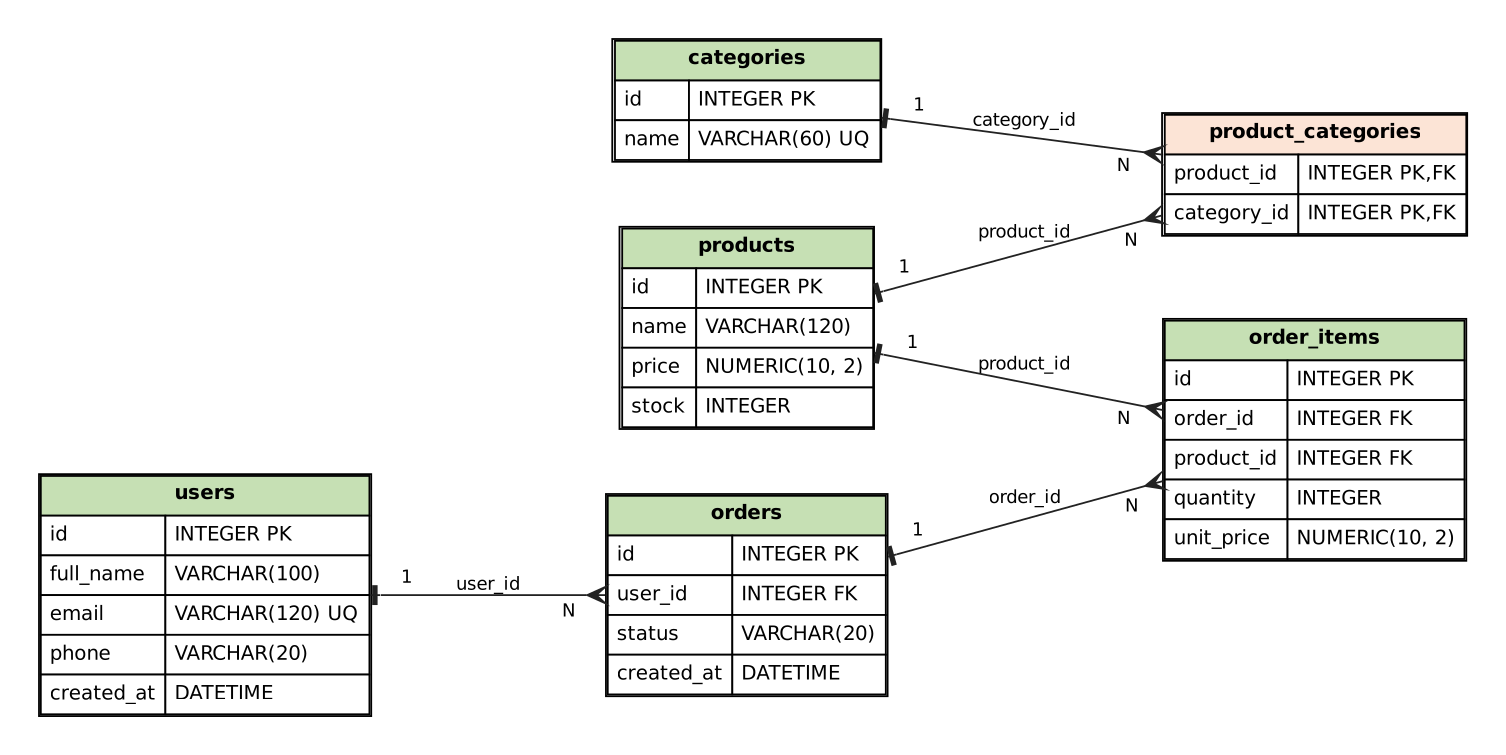

Here is the Python script that generated this plot:
"""ER diagramma generatori: SQLAlchemy metadata'dan Graphviz (.dot) va .png hosil qiladi.

Ishga tushirish:  python -m app.er_diagram     (PNG uchun Graphviz `dot` dasturi kerak)
"""
from __future__ import annotations

import shutil
import subprocess
from html import escape
from pathlib import Path

from sqlalchemy import MetaData

from app.config import BASE_DIR
from app.models import Base
from app.research_models import ResearchBase

HEADER_FILL = "#C6E0B4"  # och yashil
ROW_FILL = "#FFFFFF"
LINK_FILL = "#FCE4D6"  # och shaftoli (oraliq jadval)


def metadata_to_dot(metadata: MetaData, junction_tables: set[str] | None = None) -> str:
    junction_tables = junction_tables or set()
    lines = [
        "digraph ER {",
        '  graph [rankdir=LR, splines=true, nodesep=0.5, ranksep=1.3, pad=0.3, bgcolor="white"];',
        '  node [shape=plain, fontname="DejaVu Sans", fontsize=11];',
        '  edge [fontname="DejaVu Sans", fontsize=10, color="#222222", dir=both,'
        " arrowtail=tee, arrowhead=crow, labeldistance=2.2, labelangle=25];",
    ]
    for table in metadata.sorted_tables:
        fk_cols = {c.name for c in table.columns if c.foreign_keys}
        fill = LINK_FILL if table.name in junction_tables else HEADER_FILL
        rows = [
            f'<TR><TD COLSPAN="2" BGCOLOR="{fill}"><B>{escape(table.name)}</B></TD></TR>'
        ]
        for col in table.columns:
            flags = []
            if col.primary_key:
                flags.append("PK")
            if col.name in fk_cols:
                flags.append("FK")
            if col.unique:
                flags.append("UQ")
            flag_txt = ",".join(flags)
            rows.append(
                f'<TR><TD ALIGN="LEFT" BGCOLOR="{ROW_FILL}">{escape(col.name)}</TD>'
                f'<TD ALIGN="LEFT" BGCOLOR="{ROW_FILL}">{escape(str(col.type))}'
                f"{(' ' + flag_txt) if flag_txt else ''}</TD></TR>"
            )
        label = '<<TABLE BORDER="1" CELLBORDER="1" CELLSPACING="0" CELLPADDING="4">' + "".join(rows) + "</TABLE>>"
        lines.append(f'  "{table.name}" [label={label}];')
    for table in metadata.sorted_tables:
        for fk in table.foreign_key_constraints:
            parent = fk.referred_table.name
            col = list(fk.columns)[0].name
            lines.append(
                f'  "{parent}" -> "{table.name}" [taillabel="1", headlabel="N", label="{col}"];'
            )
    lines.append("}")
    return "\n".join(lines) + "\n"


def render(metadata: MetaData, name: str, junction_tables: set[str] | None = None) -> Path:
    docs = Path(BASE_DIR) / "docs"
    docs.mkdir(exist_ok=True)
    dot_path = docs / f"{name}.dot"
    dot_path.write_text(metadata_to_dot(metadata, junction_tables), encoding="utf-8")
    png_path = docs / f"{name}.png"
    if shutil.which("dot"):
        subprocess.run(["dot", "-Tpng", "-Gdpi=130", str(dot_path), "-o", str(png_path)], check=True)
    return png_path


def main() -> None:
    p1 = render(Base.metadata, "er_diagram", {"product_categories"})
    p2 = render(ResearchBase.metadata, "er_talaba_kurs_oqituvchi", {"enrollments"})
    print(f"Yaratildi: {p1.name}, {p2.name} (docs/ papkasida)")


if __name__ == "__main__":
    main()
